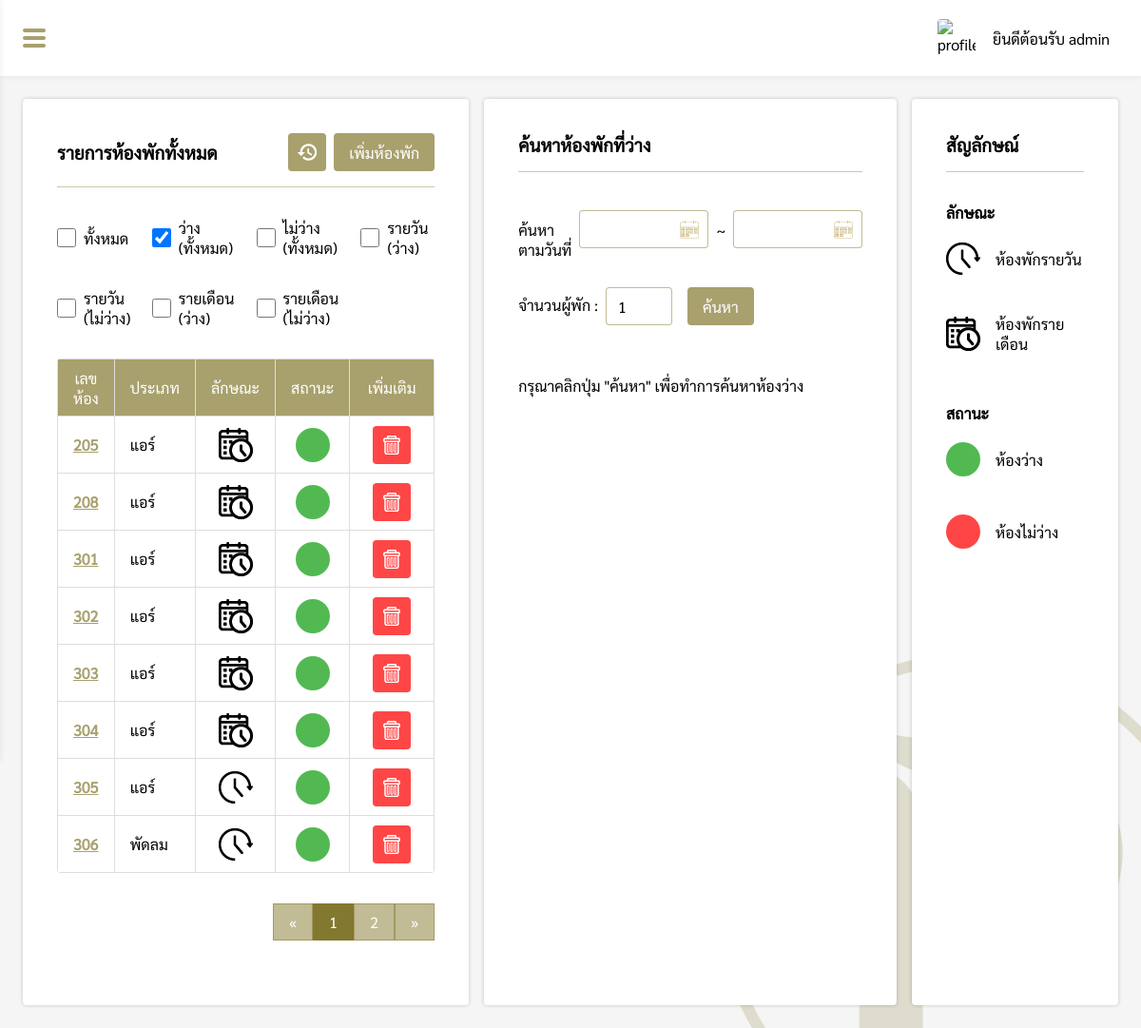
The page /pages/manage/roomList/index.php?Status=avai_all (signed in) on the database as committed earlier.
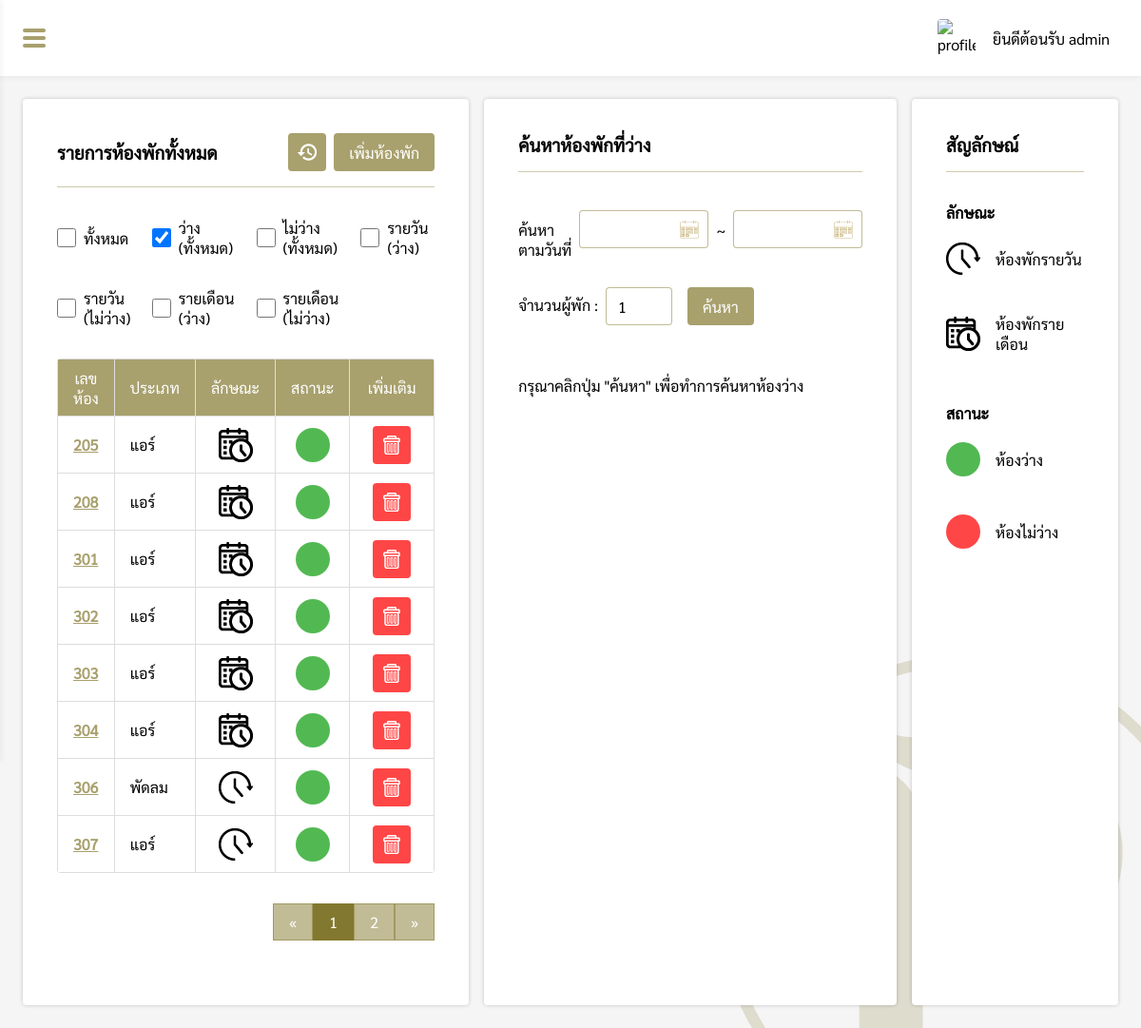
The same page on the database as committed later.
### tables this page shows
CREATE TABLE `roomlist` (
  `room_id` varchar(10) NOT NULL,
  `room_type` varchar(20) NOT NULL,
  `room_cat` varchar(20) NOT NULL,
  `room_status` varchar(20) NOT NULL
);

### pages/manage/roomList/index.php (the view, shortened to what the changed rows need)
<?php
if($_SESSION["level"] == "admin" || $_SESSION["level"] == "employee"){
    include("../../connection.php");
    $check = @$_REQUEST['Status'];
?>
<!DOCTYPE html>
<html lang="en">
<head>
    <link rel="stylesheet" href="../../../css/roomList.css">
    <link rel="stylesheet" href="../../../css/my-style.css">
    <link rel="stylesheet" href="../../../css/navbar.css">
</head>
<body>
    <div class="box">
        <div id="box-padding" style="padding:24px;">
            <div class="box-grid">
                <div class="roomList-box">
                    <?php
                    $perpage = 8;
                    if(isset($_GET['page'])){
                        $page = $_GET['page'];
                    }else{
                        $page = 1;
                    }
                    $start = ($page - 1) * $perpage;
                    if($check == "avai_all"){
                        $sql = "SELECT room_id, room_type, room_cat, room_status FROM roomlist WHERE room_status = 'ว่าง' ORDER BY room_id LIMIT {$start} , {$perpage}";
                    }else if($check == "unavai_all"){
                        $sql = "SELECT room_id, room_type, room_cat, room_status FROM roomlist WHERE room_status = 'ไม่ว่าง' ORDER BY room_id LIMIT {$start} , {$perpage}";
                    }else if($check == "avai_daily"){
                        $sql = "SELECT room_id, room_type, room_cat, room_status FROM roomlist WHERE room_status = 'ว่าง' AND room_cat = 'รายวัน' ORDER BY room_id LIMIT {$start} , {$perpage}";
                    }else if($check == "unavai_daily"){
                        $sql = "SELECT room_id, room_type, room_cat, room_status FROM roomlist WHERE room_status = 'ไม่ว่าง' AND room_cat = 'รายวัน' ORDER BY room_id LIMIT {$start} , {$perpage}";
                    }else if($check == "avai_month"){
                        $sql = "SELECT room_id, room_type, room_cat, room_status FROM roomlist WHERE room_status = 'ว่าง' AND room_cat = 'รายเดือน' ORDER BY room_id LIMIT {$start} , {$perpage}";
                    }else if($check == "unavai_month"){
                        $sql = "SELECT room_id, room_type, room_cat, room_status FROM roomlist WHERE room_status = 'ไม่ว่าง' AND room_cat = 'รายเดือน' ORDER BY room_id LIMIT {$start} , {$perpage}";
                    }else{
                        $sql = "SELECT room_id, room_type, room_cat, room_status FROM roomlist ORDER BY room_id LIMIT {$start} , {$perpage}";
                    }
                    $result = $conn->query($sql);
                    if ($result->num_rows > 0) {
                    ?>
                    <div style="overflow-x: auto;overflow-y:hidden;">
                        <table>
                            <tr>
                                <th>เลขห้อง</th>
                                <th>ประเภท</th>
                                <th>ลักษณะ</th>
                                <th>สถานะ</th>
                                <?php
                                if($_SESSION["level"] == "admin"){
                                ?>
                                <th>เพิ่มเติม</th>
                                <?php } ?>
                            </tr>
                            <?php
                            while($row = $result->fetch_assoc()) {
                            ?>
                            <tr>
                                <td><a href="<?php if($row["room_cat"] == "รายเดือน"){ echo "room_id.php?ID=".$row['room_id']; }else if($row["room_cat"] == "รายวัน"){ echo "roomdaily_id.php?ID=".$row['room_id']; } ?>"><?php echo $row["room_id"]; ?></a>
                                </td>
                                <td><?php echo $row["room_type"]; ?></td>
                                <td>
                                    <img id="cat" src="<?php if($row['room_cat'] == 'รายวัน'){ echo '../../../img/tool/clock-icon.png'; }else if($row['room_cat'] == 'รายเดือน'){ echo '../../../img/tool/calendar-icon.png'; } ?>" alt="category-icon">
                                </td>
                                <td><?php if($row["room_status"] == "ว่าง"){ echo "<div class='status-available'></div>"; }else{ echo "<div class='status-unavailable'></div>"; } ?></td>
                                <?php
                                if($_SESSION["level"] == "admin"){
                                ?>
                                <td>
                                    <div style="display:flex;justify-content:center;">
                                        <button id="<?php echo $row['room_id']; ?>" class="del-btn"></button>
                                    </div>
                                </td>
                                <?php } ?>
                            </tr>
                            <?php } ?>
                        </table>
                    </div>
                    <?php
                    if($check == "avai_all"){
                        $sql2 = "SELECT * FROM roomlist WHERE room_status = 'ว่าง'";
                    }else if($check == "unavai_all"){
                        $sql2 = "SELECT * FROM roomlist WHERE room_status = 'ไม่ว่าง'";
                    }else if($check == "avai_daily"){
                        $sql2 = "SELECT * FROM roomlist WHERE room_status = 'ว่าง' AND room_cat = 'รายวัน'";
                    }else if($check == "unavai_daily"){
                        $sql2 = "SELECT * FROM roomlist WHERE room_status = 'ไม่ว่าง' AND room_cat = 'รายวัน'";
                    }else if($check == "avai_month"){
                        $sql2 = "SELECT * FROM roomlist WHERE room_status = 'ว่าง' AND room_cat = 'รายเดือน'";
                    }else if($check == "unavai_month"){
                        $sql2 = "SELECT * FROM roomlist WHERE room_status = 'ว่าง' AND room_cat = 'รายเดือน'";
                    }else{
                        $sql2 = "SELECT * FROM roomlist";
                    }
                    $query2 = mysqli_query($conn, $sql2);
                    $total_record = mysqli_num_rows($query2);
                    $total_page = ceil($total_record / $perpage);
                    ?>
                    <div style="display:flex;justify-content:flex-end">
                        <div class="pagination">
                            <?php
                            if($check == "avai_all"){
                            ?>
                            <a href="index.php?Status=avai_all&page=1">&laquo;</a>
                            <?php for($i=1;$i<=$total_page;$i++){ ?>
                            <a href="index.php?Status=avai_all&page=<?php echo $i; ?>"
                                <?php if($page == $i){ echo "style='background-color: rgb(131, 120, 47, 1);color:#fff;'"; }?>><?php echo $i; ?></a>
                            <?php } ?>
                            <a href="index.php?Status=avai_all&page=<?php echo $total_page; ?>">&raquo;</a>
                            <?php
                            }else if($check == "unavai_all"){
                            ?>
                            <a href="index.php?Status=unavai_all&page=1">&laquo;</a>
                            <?php for($i=1;$i<=$total_page;$i++){ ?>
                            <a href="index.php?Status=unavai_all&page=<?php echo $i; ?>"
                                <?php if($page == $i){ echo "style='background-color: rgb(131, 120, 47, 1);color:#fff;'"; }?>><?php echo $i; ?></a>
                            <?php } ?>
                            <a href="index.php?Status=unavai_all&page=<?php echo $total_page; ?>">&raquo;</a>
                            <?php
                            }else if($check == "avai_daily"){
                            ?>
                            <a href="index.php?Status=avai_daily&page=1">&laquo;</a>
                            <?php for($i=1;$i<=$total_page;$i++){ ?>
                            <a href="index.php?Status=avai_daily&page=<?php echo $i; ?>"
                                <?php if($page == $i){ echo "style='background-color: rgb(131, 120, 47, 1);color:#fff;'"; }?>><?php echo $i; ?></a>
                            <?php } ?>
                            <a href="index.php?Status=avai_daily&page=<?php echo $total_page; ?>">&raquo;</a>
                            <?php
                            }else if($check == "unavai_daily"){
                            ?>
                            <a href="index.php?Status=unavai_daily&page=1">&laquo;</a>
                            <?php for($i=1;$i<=$total_page;$i++){ ?>
                            <a href="index.php?Status=unavai_daily&page=<?php echo $i; ?>"
                                <?php if($page == $i){ echo "style='background-color: rgb(131, 120, 47, 1);color:#fff;'"; }?>><?php echo $i; ?></a>
                            <?php } ?>
                            <a href="index.php?Status=unavai_daily&page=<?php echo $total_page; ?>">&raquo;</a>
                            <?php
                            }else if($check == "avai_month"){
                            ?>
                            <a href="index.php?Status=avai_month&page=1">&laquo;</a>
                            <?php for($i=1;$i<=$total_page;$i++){ ?>
                            <a href="index.php?Status=avai_month&page=<?php echo $i; ?>"
                                <?php if($page == $i){ echo "style='background-color: rgb(131, 120, 47, 1);color:#fff;'"; }?>><?php echo $i; ?></a>
                            <?php } ?>
                            <a href="index.php?Status=avai_month&page=<?php echo $total_page; ?>">&raquo;</a>
                            <?php
                            }else if($check == "unavai_month"){
                            ?>
                            <a href="index.php?Status=unavai_month&page=1">&laquo;</a>
                            <?php for($i=1;$i<=$total_page;$i++){ ?>
                            <a href="index.php?Status=unavai_month&page=<?php echo $i; ?>"
                                <?php if($page == $i){ echo "style='background-color: rgb(131, 120, 47, 1);color:#fff;'"; }?>><?php echo $i; ?></a>
                            <?php } ?>
                            <a href="index.php?Status=unavai_month&page=<?php echo $total_page; ?>">&raquo;</a>
                            <?php } ?>
                        </div>
                    </div>
                    <?php
                    }
                    ?>
                </div>
            </div>
        </div>
    </div>
</body>
</html>
<?php
}else{
    Header("Location: ../../login.php");
}

Rows that differ between the two databases and show on the page:
no longer on this page (row edited): roomlist: room_id "305", room_type "แอร์", room_status "ว่าง" (drawn)
now on this page (row unchanged): roomlist: room_id "307", room_type "แอร์", room_status "ว่าง" (drawn)
